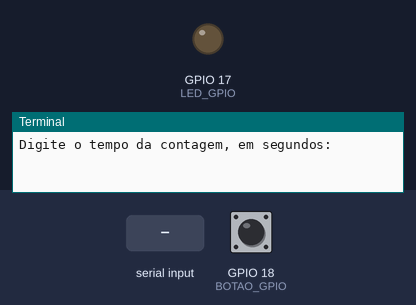
The program below on a simulated Raspberry Pi (BCM pin numbers). On the bench: output pins drawn as LEDs (lit = HIGH), the last lines printed to the terminal. Dashed ring = blinking. Inputs (shaded band) come from the test bench; at power-on: GPIO 18 (BOTAO_GPIO) HIGH. Threads take turns every 2 ms. At 6.3 s the program stops and its outputs stay as they are.

Above: at 1.2 s.
1.3 s: "5" typed at the terminal, then Enter
At 1.7 s:
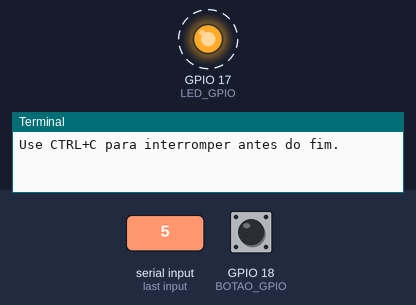
4.3 s: GPIO 18 (BOTAO_GPIO) pulled LOW for 0.15 s
At 6.5 s:
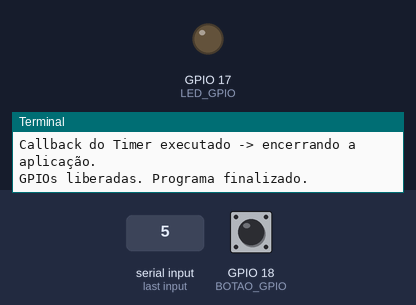
Timing chart, 0 to 7.8 s (numbered marks = the images above; inputs shaded):
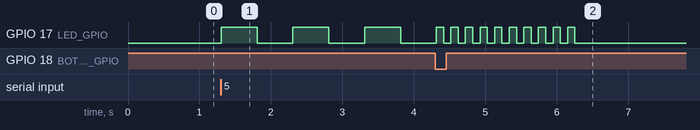

The program:

cp3_threads_gpio.py
```python
"""
SEL0337 - Projetos em Sistemas Embarcados
Prática 3 - Checkpoint 3

Aplicação concorrente com GPIO utilizando threading.

Funcionalidades:
- um LED pisca continuamente;
- um botão alterna a frequência do LED entre dois valores;
- o botão é tratado por detecção de eventos, sem polling;
- um Timer realiza a temporização em uma thread separada;
- ao final da temporização, um callback encerra a aplicação;
- um Lock protege o acesso à frequência compartilhada.

Autores:
João Vitor Miranda Sousa - NUSP 14802702
Fernando Shoji Ogusuku - NUSP 15636682
Eduardo Yumoto Carvalheira - NUSP 15636150
"""

import threading

import RPi.GPIO as GPIO


# ---------------------------------------------------------------------
# Configuração de hardware
# ---------------------------------------------------------------------

LED_GPIO = 17       # BCM 17 = pino físico 11
BOTAO_GPIO = 18     # BCM 18 = pino físico 12

FREQUENCIA_LENTA_HZ = 1.0
FREQUENCIA_RAPIDA_HZ = 5.0

DEBOUNCE_MS = 200


# ---------------------------------------------------------------------
# Recursos compartilhados entre as threads
# ---------------------------------------------------------------------

fim_programa = threading.Event()
lock_frequencia = threading.Lock()

frequencia_atual_hz = FREQUENCIA_LENTA_HZ


def solicitar_tempo() -> float:
    """Solicita e valida o tempo total de execução em segundos."""

    while True:
        entrada = input(
            "Digite o tempo da contagem, em segundos: "
        ).strip()

        try:
            tempo = float(entrada)

        except ValueError:
            print("Entrada inválida. Digite um valor numérico.")
            continue

        if tempo <= 0:
            print("O tempo deve ser maior que zero.")
            continue

        return tempo


def configurar_gpio() -> None:
    """Configura o LED e o botão utilizando numeração BCM."""

    GPIO.setwarnings(False)
    GPIO.setmode(GPIO.BCM)

    GPIO.setup(
        LED_GPIO,
        GPIO.OUT,
        initial=GPIO.LOW,
    )

    GPIO.setup(
        BOTAO_GPIO,
        GPIO.IN,
        pull_up_down=GPIO.PUD_UP,
    )


def obter_frequencia() -> float:
    """Retorna a frequência atual de forma sincronizada."""

    with lock_frequencia:
        return frequencia_atual_hz


def alternar_frequencia(_canal: int) -> None:
    """
    Callback associado ao botão.

    Alterna a frequência do LED entre os valores lento e rápido.
    O Lock garante acesso exclusivo à variável compartilhada.
    """

    global frequencia_atual_hz

    with lock_frequencia:

        if frequencia_atual_hz == FREQUENCIA_LENTA_HZ:
            frequencia_atual_hz = FREQUENCIA_RAPIDA_HZ

        else:
            frequencia_atual_hz = FREQUENCIA_LENTA_HZ

        nova_frequencia = frequencia_atual_hz

    print(
        f"\nBotão pressionado -> "
        f"frequência = {nova_frequencia:.1f} Hz"
    )


def piscar_led() -> None:
    """Controla o pisca do LED enquanto a aplicação estiver ativa."""

    estado_led = False

    while not fim_programa.is_set():

        frequencia = obter_frequencia()

        # Cada alteração de estado corresponde a meio período.
        meio_periodo = 1.0 / (2.0 * frequencia)

        estado_led = not estado_led

        GPIO.output(
            LED_GPIO,
            GPIO.HIGH if estado_led else GPIO.LOW,
        )

        # Diferentemente de sleep(), Event.wait() permite que a thread
        # seja acordada imediatamente caso a aplicação seja encerrada.
        fim_programa.wait(meio_periodo)

    GPIO.output(LED_GPIO, GPIO.LOW)


def fim_contagem() -> None:
    """Callback executado automaticamente ao término do Timer."""

    print("\n\nContagem concluída.")
    print(
        "Callback do Timer executado "
        "-> encerrando a aplicação."
    )

    fim_programa.set()


def main() -> None:
    """Inicializa os periféricos e coordena as tarefas concorrentes."""

    tempo_total = solicitar_tempo()

    configurar_gpio()

    GPIO.add_event_detect(
        BOTAO_GPIO,
        GPIO.FALLING,
        callback=alternar_frequencia,
        bouncetime=DEBOUNCE_MS,
    )

    thread_led = threading.Thread(
        target=piscar_led,
        name="ThreadLED",
    )

    timer = threading.Timer(
        tempo_total,
        fim_contagem,
    )

    print("\nAplicação iniciada.")
    print(f"Tempo total: {tempo_total:.1f} s")
    print(
        f"Frequência inicial: "
        f"{FREQUENCIA_LENTA_HZ:.1f} Hz"
    )
    print(
        "Pressione o botão para alternar entre "
        f"{FREQUENCIA_LENTA_HZ:.1f} Hz e "
        f"{FREQUENCIA_RAPIDA_HZ:.1f} Hz."
    )
    print("Use CTRL+C para interromper antes do fim.\n")

    try:
        thread_led.start()
        timer.start()

        # Aguarda o Timer ou uma interrupção encerrar a aplicação.
        fim_programa.wait()

    except KeyboardInterrupt:
        print("\nPrograma interrompido pelo usuário.")

    finally:
        # Garante que todas as tarefas recebam o sinal de término.
        fim_programa.set()

        # Se o Timer ainda estiver ativo, ele é cancelado.
        timer.cancel()

        # Aguarda o término seguro da thread responsável pelo LED.
        thread_led.join()

        GPIO.remove_event_detect(BOTAO_GPIO)
        GPIO.output(LED_GPIO, GPIO.LOW)
        GPIO.cleanup()

        print("GPIOs liberadas. Programa finalizado.")


if __name__ == "__main__":
    main()
```

Measured:
- after the input at 1.3 s, GPIO 17 (LED_GPIO): alternates HIGH for 0.50 s and LOW for 0.50 s, starting at once
- after the input at 4.3 s, GPIO 17 (LED_GPIO): alternates HIGH for 0.10 s and LOW for 0.10 s, 19 changes in all, then stays LOW, starting after 0.11 s
